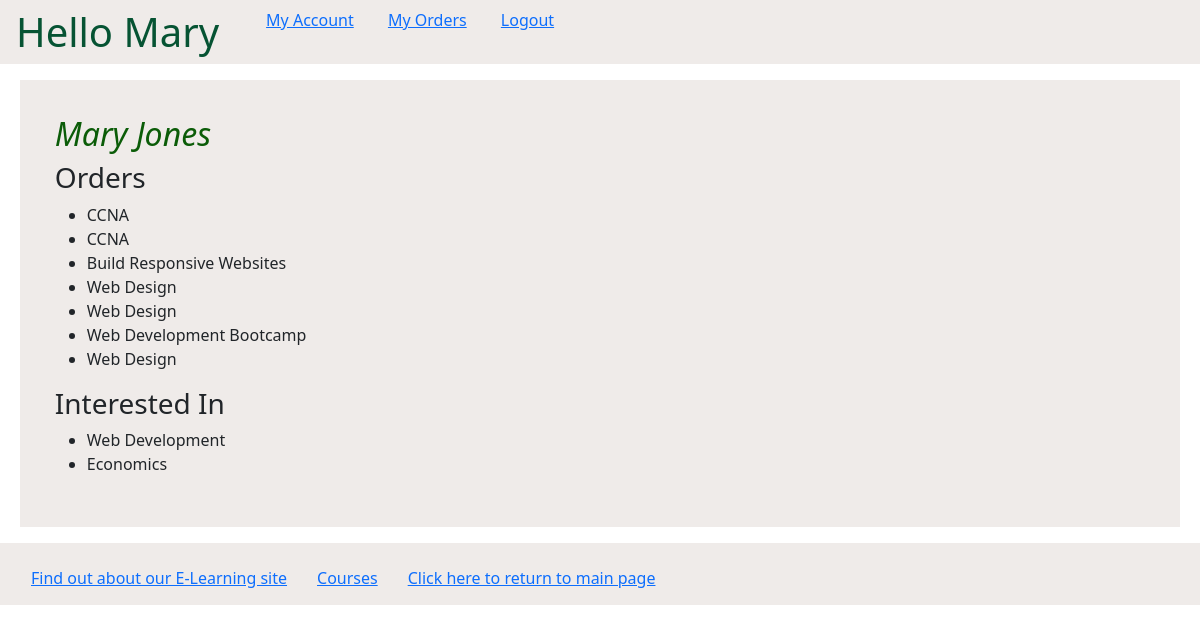
The app's page /myapp/my_account/ (signed in), older data.
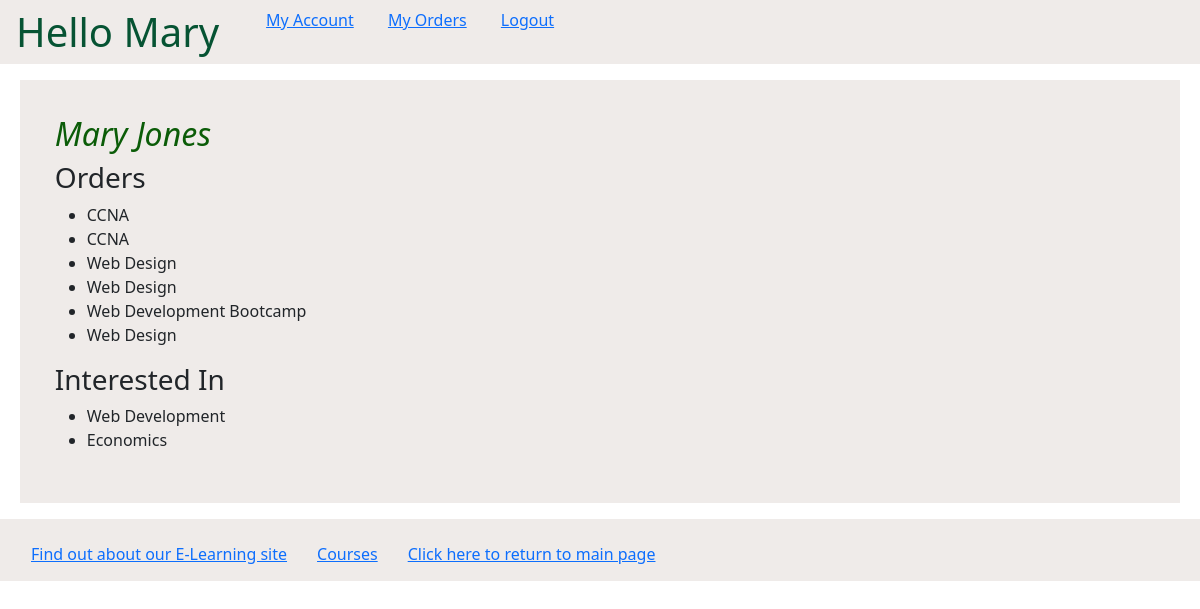
The same page, newer data.
### myapp/models.py (models this page shows, shortened)
class Order(models.Model):
    ORDER_CHOICES = [(0, 'Cancelled'), (1, 'Order Confirmed')]
    course = models.ForeignKey(Course, on_delete=models.CASCADE, )
    student = models.ForeignKey(Student, on_delete=models.CASCADE)
    levels = models.PositiveIntegerField()
    order_status = models.IntegerField(choices=ORDER_CHOICES, default=1)
    order_date = models.DateField(default=django.utils.timezone.now())

class Course(models.Model):
    topic = models.ForeignKey(Topic, related_name='courses', on_delete=models.CASCADE)
    name = models.CharField(max_length=200)
    price = models.DecimalField(max_digits=10, decimal_places=2, validators=[validateprice])
    for_everyone = models.BooleanField(default=True)
    description = models.TextField(max_length=300, null=True, blank=True)
    interested = models.PositiveIntegerField(default=0)
    stages = models.PositiveIntegerField(default=3)
    def __str__(self):
        return f"{self.name}"

class Topic(models.Model):
    name = models.CharField(max_length=200)
    category = models.CharField(max_length=200)

### myapp/views.py (the view)
# urls.py: path(r'my_account/', views.myaccount, name='myaccount'),
@login_required
def myaccount(request):
    students = Student.objects.filter(pk=request.user.id)
    if len(students) == 1:
        student = students[0]
        return render(request, 'myapp/myaccount.html', {'fullName': student.first_name + " " + student.last_name,
        'orders': student.order_set.all(), 'interested_in': student.interested_in.all()})
    else:
        return HttpResponse('You are not a registered student!')

### templates/myapp/myaccount.html
{% extends 'myapp/base.html' %}
{% block body_block %}
    <div style="background-color: #efebe9; padding: 3%;">
<h2> {{ fullName }} </h2>
    {% if orders %}
        <h3>Orders</h3>
        <ul>
            {% for order in orders %}
                <li>{{ order.course }}</li>
            {% endfor %}
        </ul>
    {% else %}
        <h2>You don't have any orders</h2>
    {% endif %}
    {% if interested_in %}
        <h3>Interested In</h3>
        <ul>
            {% for topic in interested_in %}
                <li>{{ topic.name }}</li>
            {% endfor %}
        </ul>
    {% else %}
        <h2>You don't have any Interests</h2>
    {% endif %}
    </div>
{% endblock %}

Row changes from the older to the newer data that the page shows:
removed Order: course "Build Responsive Websites"
